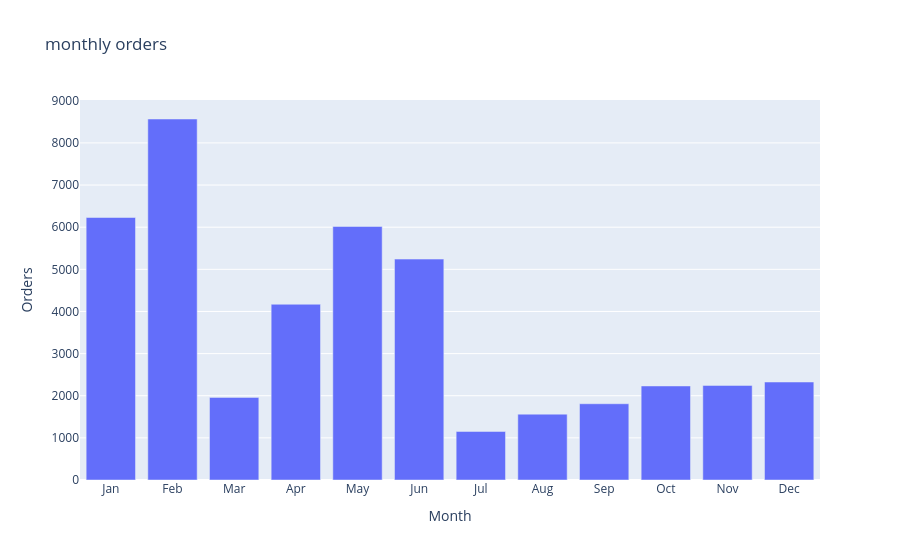

This figure's notebook cell:
### Code cell
## Create a bar chart showing monthly orders
bar_chart = px.bar(revenue_df,
                   x="Month",
                   y="Orders",
                   title="monthly orders"
                   )
bar_chart.show()

### Figure 1 — Plotly figure (JSON) as saved in the notebook; plotly's stock layout.template omitted (floating-point values rounded to 4 significant figures)
{"data": [{"hovertemplate": "Month=%{x}<br>Orders=%{y}<extra></extra>", "legendgroup": "", "marker": {"color": "#636efa", "pattern": {"shape": ""}}, "name": "", "orientation": "v", "showlegend": false, "textposition": "auto", "type": "bar", "x": ["Jan", "Feb", "Mar", "Apr", "May", "Jun", "Jul", "Aug", "Sep", "Oct", "Nov", "Dec"], "xaxis": "x", "y": [6230, 8568, 1961, 4171, 6018, 5243, 1152, 1563, 1810, 2232, 2245, 2326], "yaxis": "y"}], "layout": {"barmode": "relative", "legend": {"tracegroupgap": 0}, "title": {"text": "monthly orders"}, "xaxis": {"anchor": "y", "domain": [0, 1], "title": {"text": "Month"}}, "yaxis": {"anchor": "x", "domain": [0, 1], "title": {"text": "Orders"}}}}
